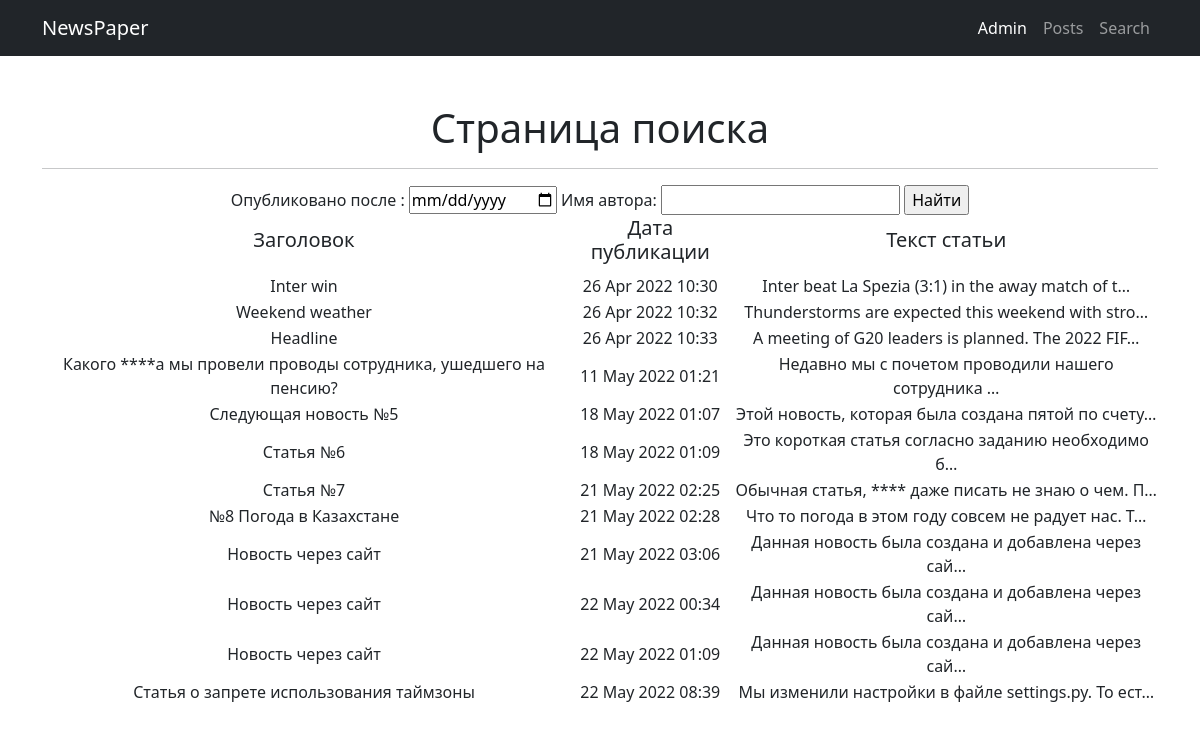
The app's page /search/ with its own data.
### newapp/models.py (models this page shows, shortened)
class Post(models.Model):
    NEWS = 'NW'
    ARTICLE = 'AT'
    TYPE_POST_CHOICES = [(NEWS, 'Новости'), (ARTICLE, 'Статья'),]
    post_type = models.CharField("Тип", max_length=2, choices=TYPE_POST_CHOICES, default=NEWS)
    post_author = models.ForeignKey(Author, on_delete=models.CASCADE, verbose_name="Имя автора")
    post_date_time = models.DateTimeField("Дата публикации (ГГГГ-ММ-ДД)", auto_now_add=True)
    post_category = models.ManyToManyField(Category, through='PostCategory', verbose_name="Категория")
    post_title = models.CharField("Заголовок", max_length=100)
    post_text = models.TextField("Текст")
    post_rating = models.IntegerField(default=0)

### newapp/views.py (the view)
# urls.py: path('search/', PostsSearch.as_view()),
class PostsSearch(ListView):
    model = Post
    template_name = 'newapp/search.html'
    context_object_name = 'posts'
    def get_context_data(self, **kwargs):
        context = super().get_context_data(**kwargs)
        context['filter'] = PostFilter(self.request.GET, queryset=self.get_queryset()) # вписываем наш фильтр в контекст
        return context

### newapp/templatetags/custom_filters.py (called while the page is built)
@register.filter(name='censor')
def censor(value, arg):
    list_bad_words = ['черт', 'блин', 'капец', 'дерьмо']
    value_edited = value
    value_final = ''
    for word in list_bad_words:
        value_edited = value_edited.lower()
        value_temp = value_edited.replace(word, arg * len(word))
        value_edited = value_temp
    for i in range(0, len(value)):
        if (value[i] != value_edited[i]) & (value_edited[i].isalpha()):
            temp = value_edited[i].upper()
            value_final += temp
        else:
            value_final += value_edited[i]
    return value_final

### templates/newapp/search.html (shortened to what this page needs)
{% extends 'default.html' %}
{% load custom_filters %}
{% block content %}
    <h1>Страница поиска</h1>
    <hr>
    <form method="GET">
        {{ filter.form }}
        <input type="submit" value="Найти">
    </form>
    {% if posts %}
        <table>
            <tr>
                <td>
                    <h5>Заголовок</h5>
                </td>
                <td>
                    <h5>Дата публикации</h5>
                </td>
                <td>
                    <h5>Текст статьи</h5>
                </td>
            </tr>
        {% for post in filter.qs %}
            <tr>
                <td>
                    {{ post.post_title|censor:'*' }}
                </td>
                <td>
                    {{ post.post_date_time|date:'d M Y H:i' }}
                </td>
                <td>
                    {{ post.post_text|censor:'*'|truncatechars:50 }}
                </td>
            </tr>
        {% endfor %}
        </table>
    {% else %}
        <h2>Новостей нет!</h2>
    {% endif %}
{% endblock content %}

### templates/default.html (shortened to what this page needs)
{% load static %}
<!DOCTYPE html>
<html lang="en">
    <head>
        <link href="{% static 'css/styles.css' %}" rel="stylesheet" />
    </head>
    <body>
        <nav class="navbar navbar-expand-lg navbar-dark bg-dark">
            <div class="container">
                <a class="navbar-brand" href="#">NewsPaper</a>
                <div class="collapse navbar-collapse" id="navbarSupportedContent">
                    <ul class="navbar-nav ms-auto mb-2 mb-lg-0">
                        <li class="nav-item"><a class="nav-link active" aria-current="page" href="/admin/">Admin</a></li>
                        <li class="nav-item"><a class="nav-link" href="/posts/">Posts</a></li>
                        <li class="nav-item"><a class="nav-link" href="/posts/search/">Search</a></li>
                    </ul>
                </div>
            </div>
        </nav>
        <div class="container">
            <div class="text-center mt-5">
                {% block content %}
                {% endblock content %}
            </div>
        </div>
    </body>
</html>

### records on screen
Post: post_title|censor "Inter win", post_date_time "26 Apr 2022 10:30", post_text|censor "Inter beat La Spezia (3:1) in the away match of t…"
Post: post_title|censor "Weekend weather", post_date_time "26 Apr 2022 10:32", post_text|censor "Thunderstorms are expected this weekend with stro…"
Post: post_title|censor "Headline", post_date_time "26 Apr 2022 10:33", post_text|censor "A meeting of G20 leaders is planned. The 2022 FIF…"
Post: post_title|censor "Какого ****а мы провели проводы сотрудника, ушедшего на пенсию?", post_date_time "11 May 2022 01:21", post_text|censor "Недавно мы с почетом проводили нашего сотрудника …"
Post: post_title|censor "Следующая новость №5", post_date_time "18 May 2022 01:07", post_text|censor "Этой новость, которая была создана пятой по счету…"
Post: post_title|censor "Статья №6", post_date_time "18 May 2022 01:09", post_text|censor "Это короткая статья согласно заданию необходимо б…"
Post: post_title|censor "Статья №7", post_date_time "21 May 2022 02:25", post_text|censor "Обычная статья, **** даже писать не знаю о чем. П…"
Post: post_title|censor "№8 Погода в Казахстане", post_date_time "21 May 2022 02:28", post_text|censor "Что то погода в этом году совсем не радует нас. Т…"
Post: post_title|censor "Новость через сайт", post_date_time "21 May 2022 03:06", post_text|censor "Данная новость была создана и добавлена через сай…"
Post: post_title|censor "Новость через сайт", post_date_time "22 May 2022 00:34", post_text|censor "Данная новость была создана и добавлена через сай…"
Post: post_title|censor "Новость через сайт", post_date_time "22 May 2022 01:09", post_text|censor "Данная новость была создана и добавлена через сай…"
Post: post_title|censor "Статья о запрете использования таймзоны", post_date_time "22 May 2022 08:39", post_text|censor "Мы изменили настройки в файле settings.py. То ест…"
